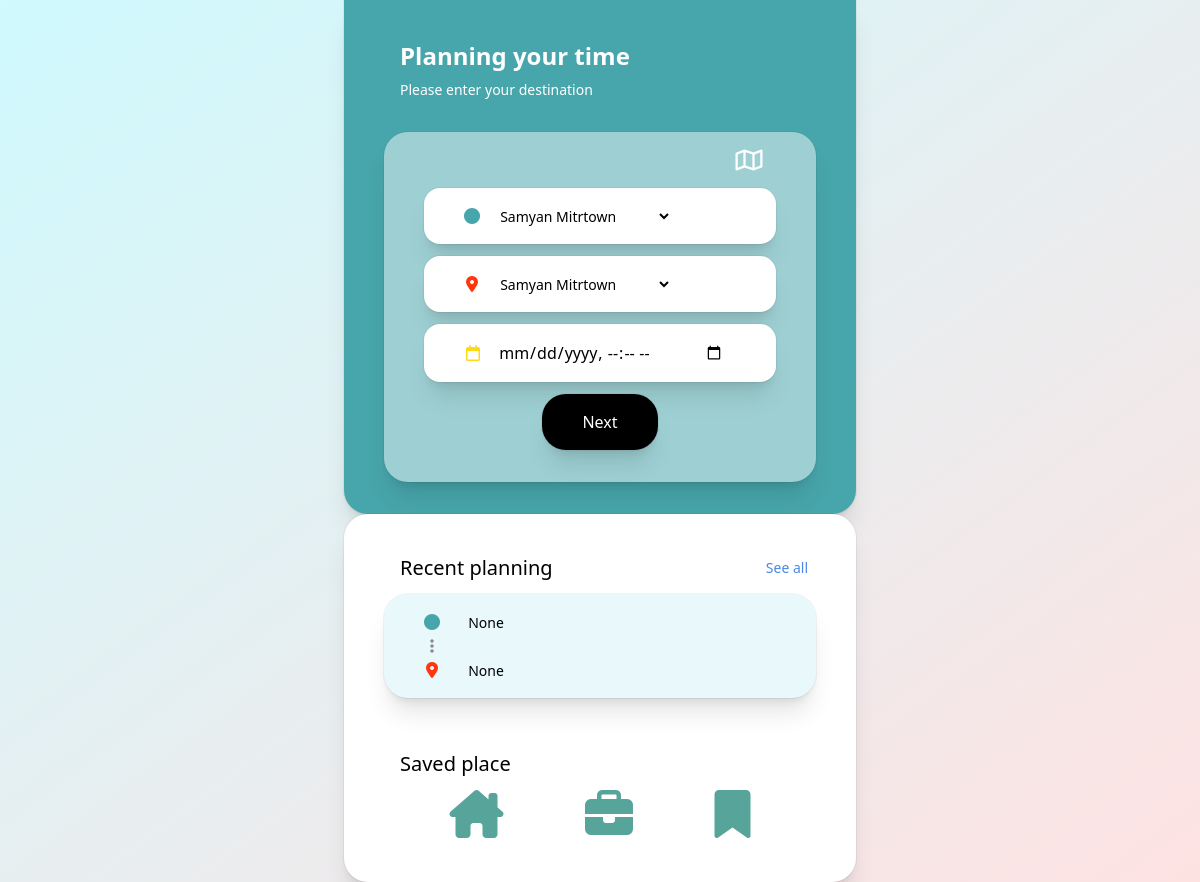
Page /home/loggedin/1/ on the earlier database version.
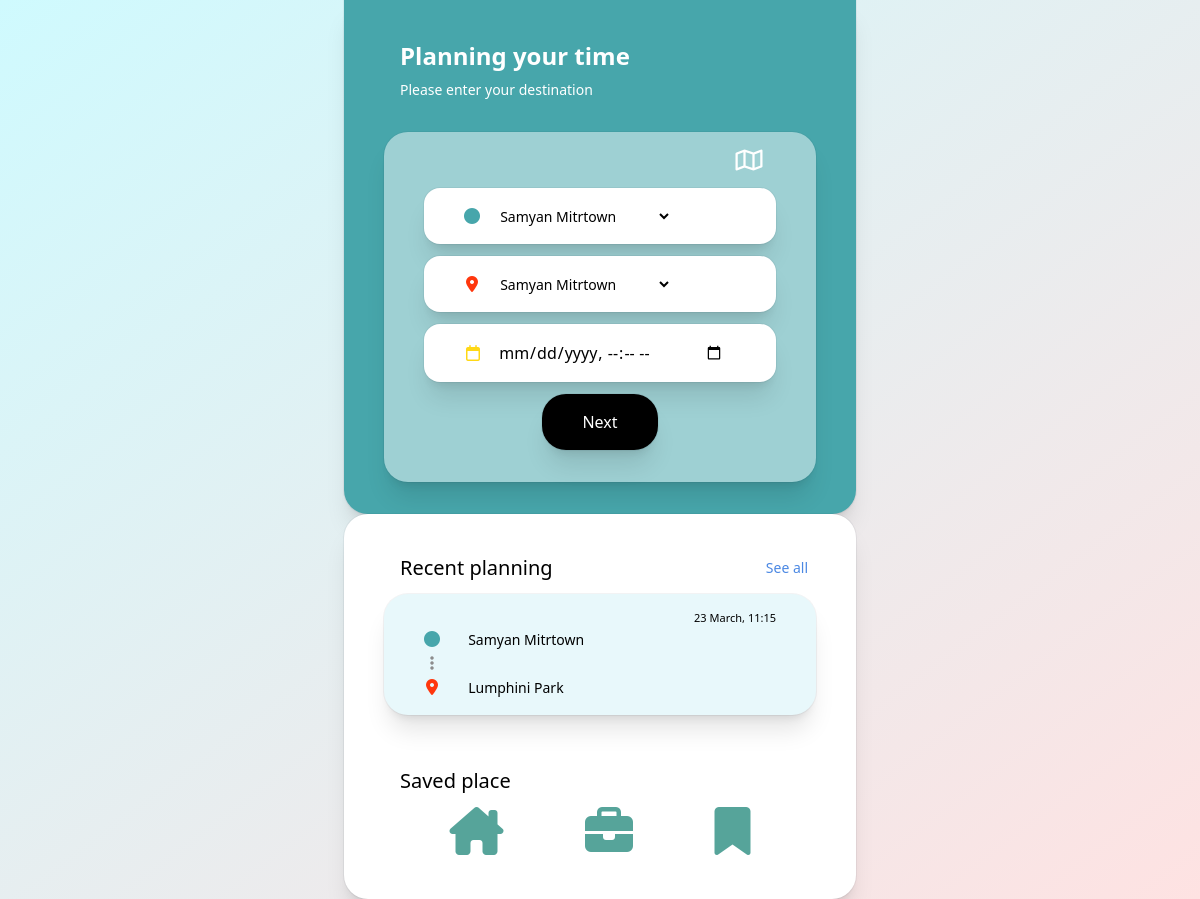
Same page on the later database version.
### home/models.py (models this page shows)
class Recentplan(models.Model):
    user_id = models.PositiveIntegerField()
    origin_name = models.CharField(max_length=255)
    origin_pos = models.CharField(max_length=255)
    destin_name = models.CharField(max_length=255)
    destin_pos = models.CharField(max_length=255)
    avg_time = models.PositiveIntegerField()
    timestamp = models.DateTimeField()

### home/views.py (the view)
# urls.py: path('loggedin/<int:user_id>/', views.index, name='index_home'),
def index(request, user_id):
    template = loader.get_template('home.html')
    result_exist = Recentplan.objects.filter(user_id=user_id)
    if result_exist.exists():
        data_recent = Recentplan.objects.filter(user_id=user_id).last()
    else:
        data_recent = {'origin_name': 'None', 'destin_name': 'None', 'timestamp': 'None'}
    location_data = location.objects.all().values()
    context = {
        'last_data': data_recent,
        'location_data': location_data
    }
    return HttpResponse(template.render(context, request))

### home/templates/home.html (shortened to what the changed rows need)
<!DOCTYPE html>
<html>
    <head>
        <script src="https://cdn.tailwindcss.com"></script>
    </head>
    <body>
        <div class="bg-gradient-to-br from-cyan-100 to-red-100 min-h-screen">
            <div class="relative bg-white px-6 pt-10 pb-8 shadow-xl ring-1 ring-gray-900/5 sm:mx-auto sm:max-w-lg sm:rounded-3xl sm:px-10 space-y-3">
                <div class="relative bg-[#e8f8fb] px-6 pt-4 pb-4 shadow-xl ring-1 ring-gray-900/5 rounded-2xl sm:mx-auto sm:max-w-lg sm:rounded-3xl sm:px-10">
                    <a>
                        <p class="text-right text-[11px]">
                            {{ last_data.timestamp|date:"j F, H:i" }}
                        </p>
                        <i class="fa-solid fa-circle pr-3 text-[#47a6ab]"></i>
                        <a class="text-sm ml-3">
                            {{ last_data.origin_name }}
                        </a>
                        <br>
                        <i class="fa-solid fa-ellipsis-vertical ml-1.5 text-[#8c8c8c]"></i>
                        <br>
                        <i class="fa-solid fa-location-dot pl-0.5 pr-3.5 text-[#FF370D]"></i>
                        <a class="text-sm ml-3">
                            {{ last_data.destin_name }}
                        </a>
                    </a>
                </div>
            </div>
        </div>
    </body>
</html>

Differences in the rows shown:
added Recentplan: timestamp "23 March, 11:15", origin_name "Samyan Mitrtown", destin_name "Lumphini Park"
Other differences:
{{ last_data.origin_name }}: "None" → (not shown)
{{ last_data.destin_name }}: "None" → (not shown)
